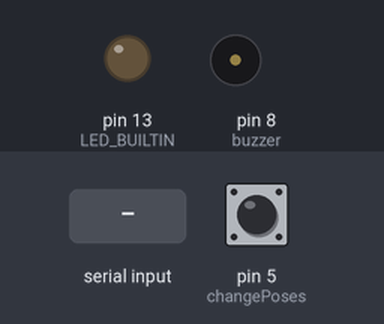
A sketch run on a simulated Arduino Uno, built with avr-gcc and run on an emulated ATmega328P. On the bench: output pins drawn as LEDs (lit = HIGH), buzzer (waves = sounding, pin HIGH). Inputs (shaded band) come from the test bench; at power-on: pin 5 (changePoses) HIGH. What the sketch prints to the serial monitor is not drawn.

Above: at 1.2 s.
1.3 s: "90,45\n" received over Serial
At 1.8 s:
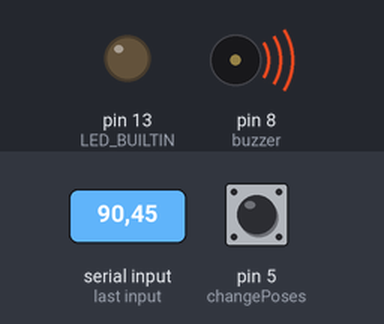
Timing chart, 0 to 4.3 s (numbered marks = the images above; inputs shaded):
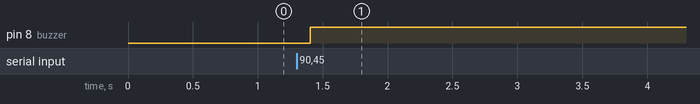

Measured:
- after the input at 1.3 s, pin 8 (buzzer): LOW → HIGH after 0.10 s

The sketch:

IntrotoImfinalproject_.ino
```cpp
const int changePoses = 5;
const int buzzer = 8;

void setup() {
  Serial.begin(9600);
  pinMode(changePoses, INPUT_PULLUP);
  pinMode(LED_BUILTIN, OUTPUT);
  pinMode(buzzer, OUTPUT);
  digitalWrite(buzzer, LOW);
}
void loop() {
  int songStatus = digitalRead(changePoses);

  Serial.println(songStatus);

  delay(100);

  if (Serial.available()) {
    digitalWrite(LED_BUILTIN, HIGH); // led on while receiving data

    int warning = Serial.parseInt();

    if (Serial.read() == '\n') {
      digitalWrite(buzzer, warning);

  }
  digitalWrite(LED_BUILTIN, LOW);
}
}
```
